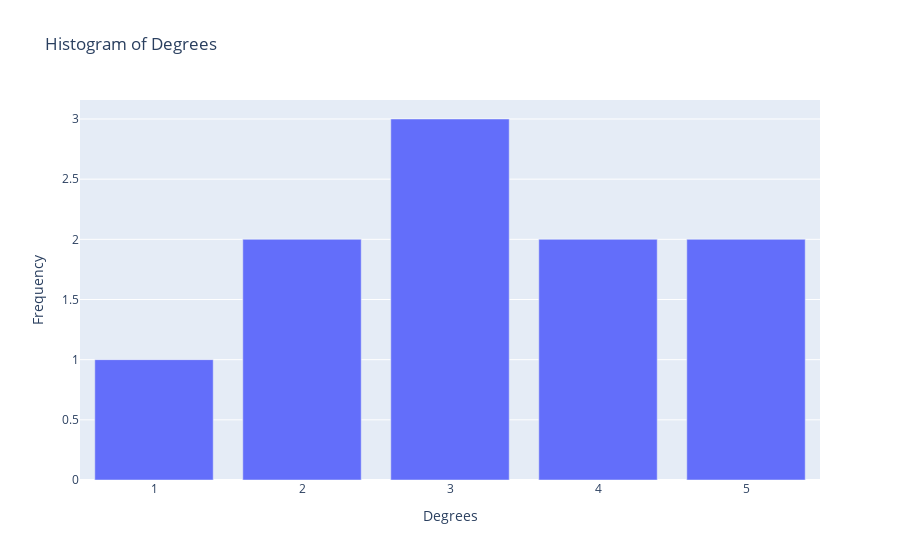

This figure's notebook cell:
### Markdown cell above
# Question 1A

### Code cell
degrees = Counter([x for tup in edges for x in tup])


fig = go.Figure()
fig.add_trace(go.Bar(x=list(degrees.keys()), y=list(degrees.values())))


fig.update_layout(
    title='Histogram of Degrees',
    xaxis=dict(title='Node'),
    yaxis=dict(title='Edges')
)


fig.show()

### Figure 1 — Plotly figure (JSON) as saved in the notebook; plotly's stock layout.template omitted (floating-point values rounded to 4 significant figures)
{"data": [{"type": "bar", "x": [1, 2, 3, 4, 5], "y": [1, 2, 3, 2, 2]}], "layout": {"title": {"text": "Histogram of Degrees"}, "xaxis": {"title": {"text": "Degrees"}}, "yaxis": {"title": {"text": "Frequency"}}}}
